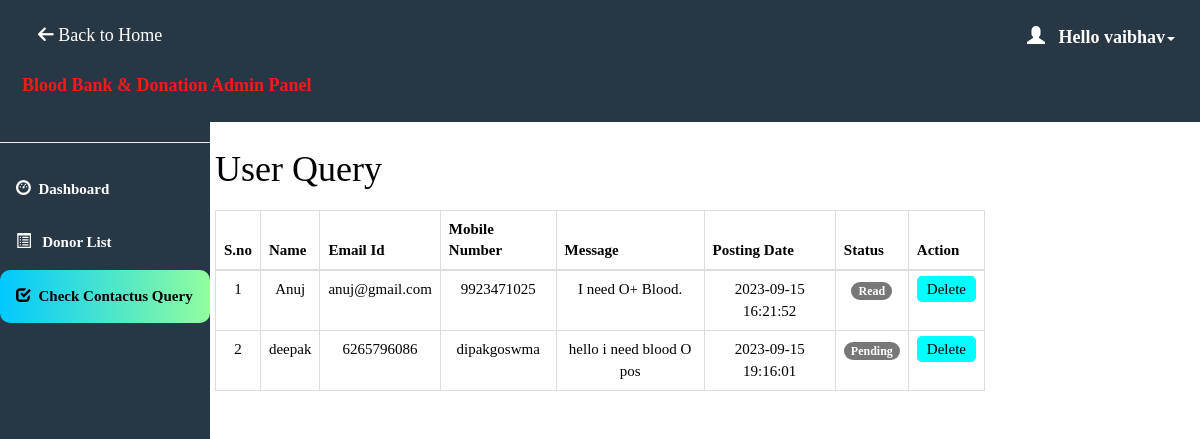
The page /admin/query.php (signed in) on the database its author committed.
### tables this page shows
CREATE TABLE `contact_query` (
  `query_id` int(11) NOT NULL,
  `query_name` varchar(100) NOT NULL,
  `query_mail` varchar(120) NOT NULL,
  `query_number` char(11) NOT NULL,
  `query_message` longtext NOT NULL,
  `query_date` timestamp NOT NULL DEFAULT current_timestamp() ON UPDATE current_timestamp(),
  `query_status` int(11) DEFAULT NULL
);

### admin/query.php (the view, shortened to what this page needs)
<!DOCTYPE html>
<html lang="en">
<head>
    <link rel="stylesheet" href="https://maxcdn.bootstrapcdn.com/bootstrap/3.4.1/css/bootstrap.min.css">
</head>
<body>
    <?php
    include 'header.php';
    ?>
    <?php
    include 'sidebar.php';
    ?>
    <div class="container">
        <h1 class="page-title">User Query</h1>
        <?php
        if (isset($_SESSION['usernames'])  == true) {
            $conn = mysqli_connect("localhost", "root", "", "bld_dntn") or die("Connection error");
            $sql = "SELECT * FROM contact_query";
            $result = mysqli_query($conn, $sql);
            if (mysqli_num_rows($result) > 0) {
                echo '<div class="table-container">';
                echo '<table class="table table-bordered">';
                echo '<thead>';
                echo '<tr>';
                echo '<th>S.no</th>';
                echo '<th>Name</th>';
                echo '<th>Email Id</th>';
                echo '<th>Mobile Number</th>';
                echo '<th>Message</th>';
                echo '<th>Posting Date</th>';
                echo '<th>Status</th>';
                echo '<th>Action</th>';
                echo '</tr>';
                echo '</thead>';
                echo '<tbody>';
                $count = 1;
                while ($row = mysqli_fetch_assoc($result)) {
                    echo '<tr>';
                    echo '<td>' . $count++ . '</td>';
                    echo '<td>' . $row['query_name'] . '</td>';
                    echo '<td>' . $row['query_mail'] . '</td>';
                    echo '<td>' . $row['query_number'] . '</td>';
                    echo '<td>' . $row['query_message'] . '</td>';
                    echo '<td>' . $row['query_date'] . '</td>';
                    echo '<td>';
                    if ($row['query_status'] == 1) {
                        echo '<span class="badge badge-success">Read</span>';
                    } else {
                        echo '<span class="badge badge-warning">Pending</span>';
                    }
                    echo '</td>';
                    echo '<td>';
                    echo '<a class="btn-delete" href="delete_query.php?id=' . $row['query_id'] . '">Delete</a>';
                    echo '</td>';
                    echo '</tr>';
                }
                echo '</tbody>';
                echo '</table>';
                echo '</div>';
            } else {
                echo 'No records found.';
            }
        }
        else {
            $redirectUrl = "http://localhost/webproject/login.php";
           header("Location: " . $redirectUrl);
               exit;
        }
        ?>
    </div>
</body>
</html>

### admin/header.php (shortened to what this page needs)
<!DOCTYPE html>
<html>
<head>
  <link rel="stylesheet" href="https://maxcdn.bootstrapcdn.com/bootstrap/3.4.1/css/bootstrap.min.css">
  <link rel="stylesheet" href="https://cdnjs.cloudflare.com/ajax/libs/font-awesome/6.0.0/css/all.min.css" />
</head>
<body>
<nav class="navbar  navbar-fixed-top">
  <div class="container-fluid ">
    <div class="navbar-header">
    <?php if ($active !== 'home') : ?>
      <a href="../home.php" class="btn btn-outline-light me-2">
    <i class="fas fa-arrow-left"></i> Back to Home
      </a>
                <?php endif; ?>
      <a class="navbar-brand" id="qq" href="dashboard.php" style="color:#F51A14;">Blood Bank & Donation Admin Panel</a>
    </div>
    <ul class="nav navbar-nav navbar-right">
      <li class="dropdown"><a class="dropdown-toggle" id="qw" data-toggle="dropdown" href="#" style="font-weight:bold;color:white "> <span class="glyphicon glyphicon-user"></span>&nbsp&nbsp
        <?php
        $conn=mysqli_connect("localhost","root","","bld_dntn") or die("Connection error");
        $username=$_SESSION['usernames'];
        $sql="select * from admin_info where admin_username='$username'";
        $result=mysqli_query($conn,$sql) or die("query failed.");
        $row=mysqli_fetch_assoc($result);
        echo "Hello ".$row['admin_name'];
       ?><span class="caret"></span></a>
      </li>
    </ul>
  </div>
</nav>
</body>
</html>

### admin/query.php (style rules this page uses)
.container { padding-top: 13rem; max-width: 800px; color: black; }
.page-title { margin-top: 20px; }
.table-container { margin-top: 20px; }
.table { background-color: white; }
th, td { text-align: center; }
.badge { font-size: 10px; }
.btn-delete { background-color: aqua; padding: 5px 10px; text-decoration: none; color: black; border-radius: 5px; }

### admin/header.php (style rules this page uses)
.navbar { background-color: #273746; padding: 10px 10px; color: #FF0404; }
.navbar a { float: left; color: white; text-align: center; padding: 12px; text-decoration: none; font-size: 18px; line-height: 25px; }
.navbar-brand { font-size: 25px; font-weight: bold; }
.navbar a { float: none; display: block; text-align: left; }
.navbar-right { float: none; }

### admin/sidebar.php (style rules this page uses)
body { margin: 0; font-family: 'Averia Gruesa Libre';font-size: 15px; color:#F8F9F9; }

### rows shown on the page
contact_query: query_name "Anuj", query_mail "anuj@gmail.com", query_number "9923471025", query_message "I need O+ Blood.", query_date "2023-09-15 16:21:52", query_status "Read"
contact_query: query_name "deepak", query_mail "6265796086", query_number "dipakgoswma", query_message "hello i need blood O pos", query_date "2023-09-15 19:16:01", shows "Pending"

### other values the page prints
$row['admin_name'] "vaibhav"
